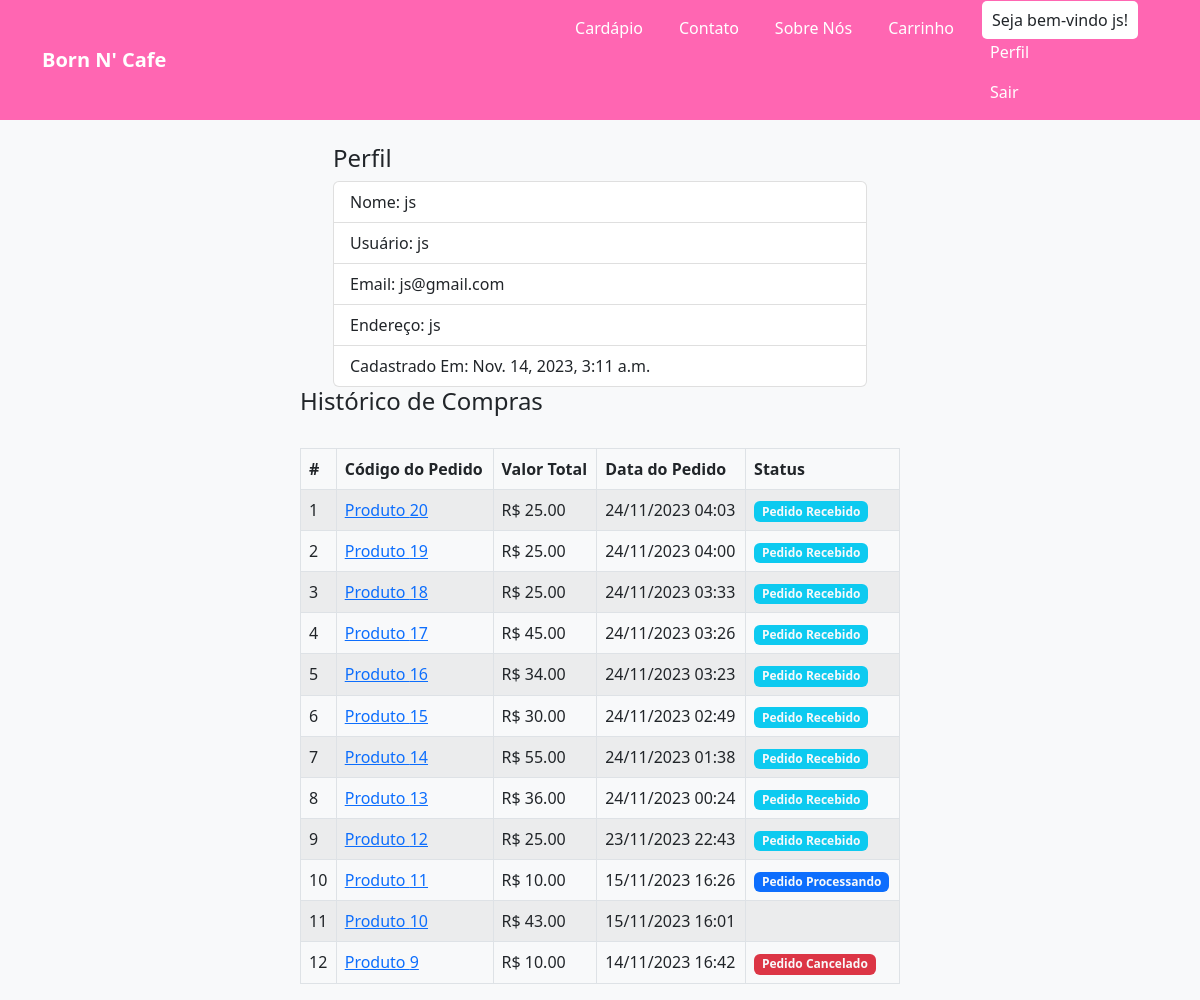
Screenshot of /clienteperfil/ (signed in) with the database file from the repository.
### lojaapp/models.py (models this page shows, shortened)
class Cliente(models.Model):
    user = models.OneToOneField(User, on_delete=models.CASCADE)
    nome_completo = models.CharField(max_length=200)
    endereco = models.CharField(max_length=200, null=True, blank=True)
    data_on = models.DateTimeField(auto_now_add=True)

class Pedido_order(models.Model):
    carro = models.OneToOneField(Carro, on_delete=models.CASCADE)
    ordenando_por = models.CharField(max_length=200)
    endereco_envio = models.CharField(max_length=200)
    telefone = models.CharField(max_length=12)
    email = models.EmailField(null=True, blank=True)
    subtotal = models.PositiveIntegerField()
    desconto = models.PositiveIntegerField(default=0)
    total = models.PositiveIntegerField()
    pedido_status = models.CharField(max_length=50, choices=PEDIDO_STATUS)
    criado_em = models.DateTimeField(auto_now_add=True)
    pagamento_method = models.CharField(max_length=20, choices=METHOD, default="Dinheiro Na Entrega")
    pagamento_completo = models.BooleanField(default=False,null=True, blank=True)

### lojaapp/views.py (the view)
# urls.py: path('clienteperfil/', ClientePerfilView.as_view(), name='clienteperfil'),
class ClientePerfilView (TemplateView):
    template_name = "perfil.html"
    def dispatch(self, request, *args, **kwargs):
        if request.user.is_authenticated and Cliente.objects.filter(user=request.user).exists():
            pass
        else:
            return redirect("/entra/?next=/perfil/")
        return super().dispatch(request, *args, **kwargs)
    def get_context_data(self, **kwargs):
        context = super().get_context_data(**kwargs)
        cliente = self.request.user.cliente
        context['cliente'] = cliente
        Pedidos = Pedido_order.objects.filter(carro__cliente=cliente).order_by("-id")
        context['pedidos'] = Pedidos
        return context

### templates/perfil.html (shortened to what this page needs)
{% extends 'base.html' %}
{% block content %}
<div class="container">
    <div class="row">
        <div class="col-md-6 mx-auto">
            <h4>Perfil</h4>
            <ul class="list-group">
                <li class="list-group-item"><span class="font-weight-bold">Nome:</span> {{ cliente.nome_completo }}</li>
                <li class="list-group-item"><span class="font-weight-bold">Usuário:</span> {{ cliente.user.username }}</li>
                <li class="list-group-item"><span class="font-weight-bold">Email:</span> {{ cliente.user.email }}</li>
                <li class="list-group-item"><span class="font-weight-bold">Endereço:</span> {{ cliente.endereco }}</li>
                <li class="list-group-item"><span class="font-weight-bold">Cadastrado Em:</span> {{ cliente.data_on }}</li>
            </ul>
        </div>
    </div>
</div>
        </div>
        <div class="col-md-6 mx-auto">
            <h4>Histórico de Compras</h4>
            <br>
            <div class="table-responsive">
                <table class="table table-striped table-bordered">
                    <thead>
                        <tr>
                            <th>#</th>
                            <th>Código do Pedido</th>
                            <th>Valor Total</th>
                            <th>Data do Pedido</th>
                            <th>Status</th>
                        </tr>
                    </thead>
                    <tbody>
                        {% for pedido in pedidos %}
                        <tr>
                            <td>{{ forloop.counter }}</td>
                            <td><a href="{% url 'lojaapp:clientepedidodetalhe' pedido.pk %}">Produto {{ pedido.id }}</a></td>
                            <td>R$ {{ pedido.total|floatformat:2 }}</td>
                            <td>{{ pedido.criado_em|date:"d/m/Y H:i" }}</td>
                            <td>
                                {% if pedido.pedido_status == "Pedido Recebido" %}
                                    <span class="badge bg-info text-light">{{ pedido.pedido_status }}</span>
                                {% elif pedido.pedido_status == "Pedido Processando" %}
                                    <span class="badge bg-primary text-light">{{ pedido.pedido_status }}</span>
                                {% elif pedido.pedido_status == "Pedido a Caminho" %}
                                    <span class="badge bg-warning text-dark">{{ pedido.pedido_status }}</span>
                                {% elif pedido.pedido_status == "Pedido Completado" %}
                                    <span class="badge bg-success text-light">{{ pedido.pedido_status }}</span>
                                {% elif pedido.pedido_status == "Pedido Cancelado" %}
                                    <span class="badge bg-danger text-light">{{ pedido.pedido_status }}</span>
                                {% endif %}
                            </td>
                        </tr>
                        {% endfor %}
                    </tbody>
                </table>
        </div>
    </div>
{% endblock %}

### templates/base.html (shortened to what this page needs)
<!DOCTYPE html>
<html lang="en">
<head>
    <link rel="stylesheet" href="https://cdn.jsdelivr.net/npm/bootstrap@5.2.3/dist/css/bootstrap.min.css">
</head>
<body>
    <nav class="navbar navbar-expand-lg navbar-light">
        <div class="container">
            <a class="navbar-brand" href="/">Born N' Cafe</a>
            <div class="collapse navbar-collapse" id="navbarNav">
                <ul class="navbar-nav">
                    <li class="nav-item">
                        <a class="nav-link" href="/todos-produtos/">Cardápio</a>
                    </li>
                    <li class="nav-item">
                        <a class="nav-link" href="/contato/">Contato</a>
                    </li>
                    <li class="nav-item">
                        <a class="nav-link" href="/sobre/">Sobre Nós</a>
                    </li>
                    <li class="nav-item">
                        <a class="nav-link" href="/meu-carro/">Carrinho</a>
                    </li>
                    <li class="nav-item">
                        {% if request.user.cliente %}
                            <span class="nav-text">Seja bem-vindo {{ request.user.username }}!</span>
                            <a class="nav-link" href="/clienteperfil/">Perfil</a>
                            <a class="nav-link" href="/clientesair/">Sair</a>
                        {% else %}
                            <a class="nav-link" href="/clienteregistrar/">Registrar</a>
                            <a class="nav-link" href="/clienteentrar/">Entrar</a>
                        {% endif %}
                    </li>
                </ul>
            </div>
        </div>
    </nav>
    <div class="container mt-4">
        {% block content %}
        {% endblock content %}
</body>
</html>

### templates/base.html (style rules this page uses)
body { background-color: #f8f9fa; }
.navbar { background-color: #ff66b2; }
.navbar-brand { color: #ffffff; font-weight: bold; }
.navbar-nav .nav-link { color: #ffffff; }
.navbar-collapse { justify-content: flex-end; }
.navbar-nav { margin-left: auto; }
.nav-item { margin: 0 10px; }
.nav-text { padding: 8px 10px; margin-right: 10px; border-radius: 5px; background-color: #fff; }

### rows the page displays
Cliente: nome_completo "js", user.username "js", user.email "js@gmail.com", endereco "js", data_on "Nov. 14, 2023, 3:11 a.m."
Pedido_order: id "20", total "25.00", criado_em "24/11/2023 04:03", pedido_status "Pedido Recebido"
Pedido_order: id "19", total "25.00", criado_em "24/11/2023 04:00", pedido_status "Pedido Recebido"
Pedido_order: id "18", total "25.00", criado_em "24/11/2023 03:33", pedido_status "Pedido Recebido"
Pedido_order: id "17", total "45.00", criado_em "24/11/2023 03:26", pedido_status "Pedido Recebido"
Pedido_order: id "16", total "34.00", criado_em "24/11/2023 03:23", pedido_status "Pedido Recebido"
Pedido_order: id "15", total "30.00", criado_em "24/11/2023 02:49", pedido_status "Pedido Recebido"
Pedido_order: id "14", total "55.00", criado_em "24/11/2023 01:38", pedido_status "Pedido Recebido"
Pedido_order: id "13", total "36.00", criado_em "24/11/2023 00:24", pedido_status "Pedido Recebido"
Pedido_order: id "12", total "25.00", criado_em "23/11/2023 22:43", pedido_status "Pedido Recebido"
Pedido_order: id "11", total "10.00", criado_em "15/11/2023 16:26", pedido_status "Pedido Processando"
Pedido_order: id "10", total "43.00", criado_em "15/11/2023 16:01"
Pedido_order: id "9", total "10.00", criado_em "14/11/2023 16:42", pedido_status "Pedido Cancelado"

### other values shown
{{ request.user.username }} "js"
